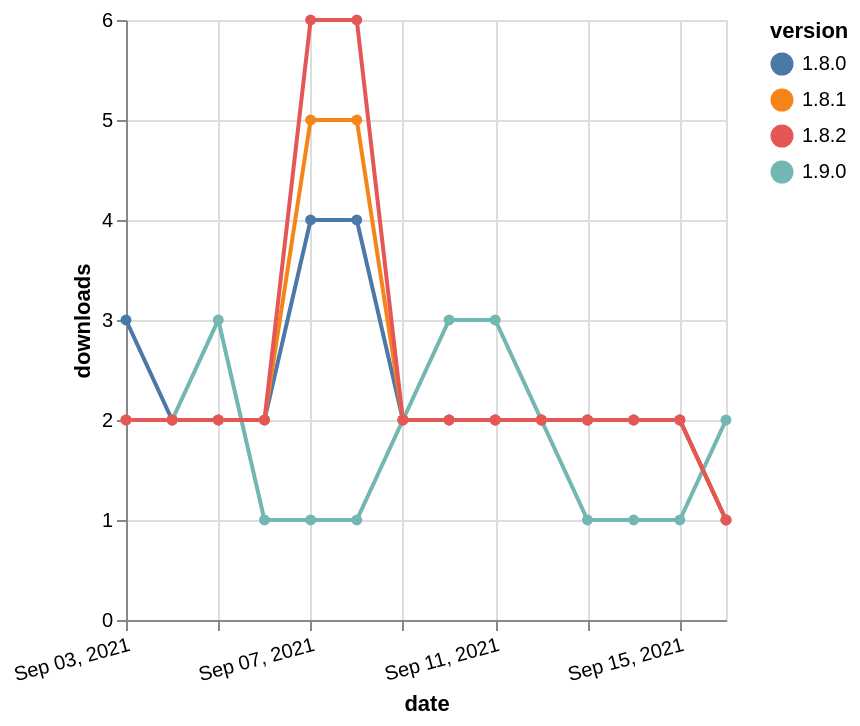

This figure's Vega-Lite source:
### Vega-Lite specification from a JSON file in a GitHub repository (floating-point values rounded to 4 significant figures)
{"$schema": "https://vega.github.io/schema/vega-lite/v5.json", "description": "A simple bar chart with embedded data.", "data": {"values": [{"date": "2021-09-03", "total": 3644, "delta": 3, "version": "1.8.0"}, {"date": "2021-09-04", "total": 3646, "delta": 2, "version": "1.8.0"}, {"date": "2021-09-05", "total": 3648, "delta": 2, "version": "1.8.0"}, {"date": "2021-09-06", "total": 3650, "delta": 2, "version": "1.8.0"}, {"date": "2021-09-07", "total": 3654, "delta": 4, "version": "1.8.0"}, {"date": "2021-09-08", "total": 3658, "delta": 4, "version": "1.8.0"}, {"date": "2021-09-09", "total": 3660, "delta": 2, "version": "1.8.0"}, {"date": "2021-09-10", "total": 3662, "delta": 2, "version": "1.8.0"}, {"date": "2021-09-11", "total": 3664, "delta": 2, "version": "1.8.0"}, {"date": "2021-09-12", "total": 3666, "delta": 2, "version": "1.8.0"}, {"date": "2021-09-13", "total": 3668, "delta": 2, "version": "1.8.0"}, {"date": "2021-09-14", "total": 3670, "delta": 2, "version": "1.8.0"}, {"date": "2021-09-15", "total": 3672, "delta": 2, "version": "1.8.0"}, {"date": "2021-09-16", "total": 3673, "delta": 1, "version": "1.8.0"}, {"date": "2021-09-03", "total": 2554, "delta": 2, "version": "1.9.0"}, {"date": "2021-09-04", "total": 2556, "delta": 2, "version": "1.9.0"}, {"date": "2021-09-05", "total": 2559, "delta": 3, "version": "1.9.0"}, {"date": "2021-09-06", "total": 2560, "delta": 1, "version": "1.9.0"}, {"date": "2021-09-07", "total": 2561, "delta": 1, "version": "1.9.0"}, {"date": "2021-09-08", "total": 2562, "delta": 1, "version": "1.9.0"}, {"date": "2021-09-09", "total": 2564, "delta": 2, "version": "1.9.0"}, {"date": "2021-09-10", "total": 2567, "delta": 3, "version": "1.9.0"}, {"date": "2021-09-11", "total": 2570, "delta": 3, "version": "1.9.0"}, {"date": "2021-09-12", "total": 2572, "delta": 2, "version": "1.9.0"}, {"date": "2021-09-13", "total": 2573, "delta": 1, "version": "1.9.0"}, {"date": "2021-09-14", "total": 2574, "delta": 1, "version": "1.9.0"}, {"date": "2021-09-15", "total": 2575, "delta": 1, "version": "1.9.0"}, {"date": "2021-09-16", "total": 2577, "delta": 2, "version": "1.9.0"}, {"date": "2021-09-03", "total": 3912, "delta": 2, "version": "1.8.1"}, {"date": "2021-09-04", "total": 3914, "delta": 2, "version": "1.8.1"}, {"date": "2021-09-05", "total": 3916, "delta": 2, "version": "1.8.1"}, {"date": "2021-09-06", "total": 3918, "delta": 2, "version": "1.8.1"}, {"date": "2021-09-07", "total": 3923, "delta": 5, "version": "1.8.1"}, {"date": "2021-09-08", "total": 3928, "delta": 5, "version": "1.8.1"}, {"date": "2021-09-09", "total": 3930, "delta": 2, "version": "1.8.1"}, {"date": "2021-09-10", "total": 3932, "delta": 2, "version": "1.8.1"}, {"date": "2021-09-11", "total": 3934, "delta": 2, "version": "1.8.1"}, {"date": "2021-09-12", "total": 3936, "delta": 2, "version": "1.8.1"}, {"date": "2021-09-13", "total": 3938, "delta": 2, "version": "1.8.1"}, {"date": "2021-09-14", "total": 3940, "delta": 2, "version": "1.8.1"}, {"date": "2021-09-15", "total": 3942, "delta": 2, "version": "1.8.1"}, {"date": "2021-09-16", "total": 3943, "delta": 1, "version": "1.8.1"}, {"date": "2021-09-03", "total": 44176, "delta": 2, "version": "1.8.2"}, {"date": "2021-09-04", "total": 44178, "delta": 2, "version": "1.8.2"}, {"date": "2021-09-05", "total": 44180, "delta": 2, "version": "1.8.2"}, {"date": "2021-09-06", "total": 44182, "delta": 2, "version": "1.8.2"}, {"date": "2021-09-07", "total": 44188, "delta": 6, "version": "1.8.2"}, {"date": "2021-09-08", "total": 44194, "delta": 6, "version": "1.8.2"}, {"date": "2021-09-09", "total": 44196, "delta": 2, "version": "1.8.2"}, {"date": "2021-09-10", "total": 44198, "delta": 2, "version": "1.8.2"}, {"date": "2021-09-11", "total": 44200, "delta": 2, "version": "1.8.2"}, {"date": "2021-09-12", "total": 44202, "delta": 2, "version": "1.8.2"}, {"date": "2021-09-13", "total": 44204, "delta": 2, "version": "1.8.2"}, {"date": "2021-09-14", "total": 44206, "delta": 2, "version": "1.8.2"}, {"date": "2021-09-15", "total": 44208, "delta": 2, "version": "1.8.2"}, {"date": "2021-09-16", "total": 44209, "delta": 1, "version": "1.8.2"}]}, "width": "container", "mark": {"type": "line", "point": {"filled": true}}, "encoding": {"x": {"field": "date", "type": "temporal", "timeUnit": "yearmonthdate", "title": "date", "axis": {"labelAngle": -15}}, "y": {"field": "delta", "type": "quantitative", "title": "downloads"}, "color": {"field": "version", "type": "nominal"}, "tooltip": {"field": "delta"}}}
